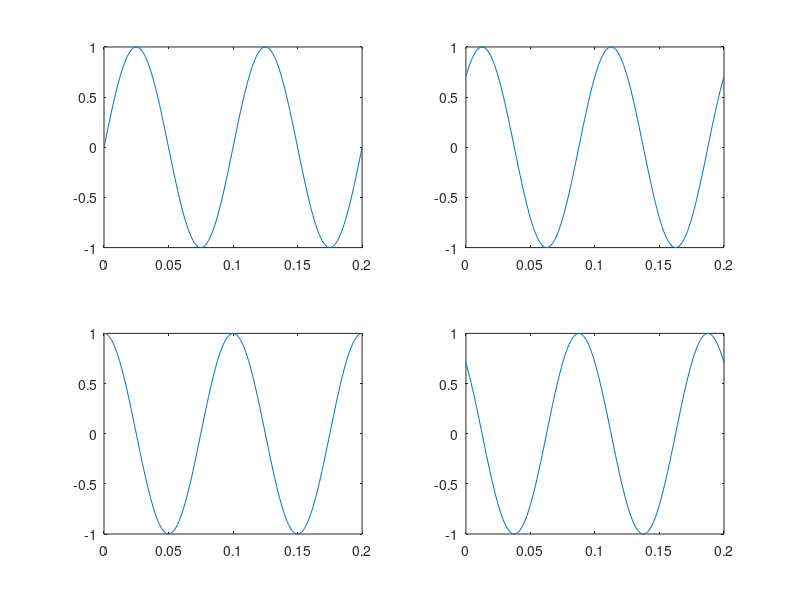

Reproduce this figure in MATLAB.
close all; clear all; clc;

% Define frequency as 10 Hz.
f = 10;

% Define period as 1/f.
T = 1/f;

% We define discrete time values in the region of [0, 2*T]. 
t = 0:0.001:2*T;

% length() function will return the length of the input vector
length_t = length(t);

% We will create a matrix Y to hold values from sin(2*pi*f*t + theta)
% Each line will hold values generated with different theta values
Y = zeros(4, length_t);

for i = 1:4
    % Theta will be 0, pi/4, pi/2 and 3*pi/4
    theta = (i - 1)*pi/4;
    Y(i, :) = sin(2*pi*f*t + theta);
end

% Create an empty window to plot.
figure;
for i = 1:4
    % We will draw in the ith grid element in a 2 by 2 grid.
    subplot(2, 2, i);
    % x-axis will be t and y-axis will be the ith row of Y.
    plot(t, Y(i, :));
end





